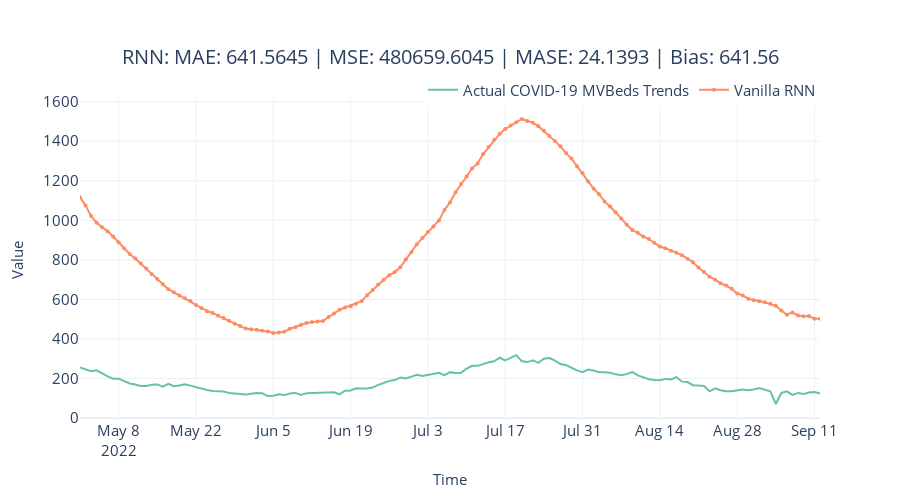

This figure's notebook cell:
### Code cell
# Create DataFrame with predictions
pred_df = pd.DataFrame({"Vanilla RNN": pred}, index=test.index)
pred_df = test[['covidOccupiedMVBeds']].join(pred_df)

# Plot the forecast
fig = plot_forecast(pred_df, forecast_columns=["Vanilla RNN"], forecast_display_names=["Vanilla RNN"])
title = f"{rnn_config.rnn_type}: MAE: {metrics['MAE']} | MSE: {metrics['MSE']} | MASE: {metrics['MASE']} | Bias: {metrics['Forecast Bias']}"
fig = format_plot(fig, title=title)
fig.update_xaxes(type="date", range=["2022-05-01", "2022-09-12"])
fig.show()

### Figure 1 — Plotly figure (JSON) as saved in the notebook; plotly's stock layout.template omitted (floating-point values rounded to 4 significant figures; data arrays with more than 128 entries replaced by an {"elided": "..."} marker saying what was removed)
{"data": [{"line": {"color": "rgb(102,194,165)", "width": 2}, "mode": "lines", "name": "Actual COVID-19 MVBeds Trends", "type": "scatter", "x": {"elided": "135 str values"}, "y": {"elided": "135 int values"}}, {"line": {"color": "rgb(252,141,98)", "width": 2}, "marker": {"size": 4}, "mode": "lines+markers", "name": "Vanilla RNN", "type": "scatter", "x": {"elided": "135 str values"}, "y": {"elided": "135 float values"}}], "layout": {"autosize": false, "height": 500, "legend": {"font": {"size": 15}, "orientation": "h", "title": {}, "x": 1, "xanchor": "right", "y": 0.98, "yanchor": "bottom"}, "title": {"font": {"size": 20}, "text": "RNN: MAE: 641.5645 | MSE: 480659.6045 | MASE: 24.1393 | Bias: 641.56", "x": 0.5, "xanchor": "center", "yanchor": "top"}, "width": 900, "xaxis": {"range": ["2022-05-01", "2022-09-12"], "tickfont": {"size": 15}, "title": {"font": {"size": 15}, "text": "Time"}, "type": "date"}, "yaxis": {"tickfont": {"size": 15}, "title": {"font": {"size": 15}, "text": "Value"}}}}
